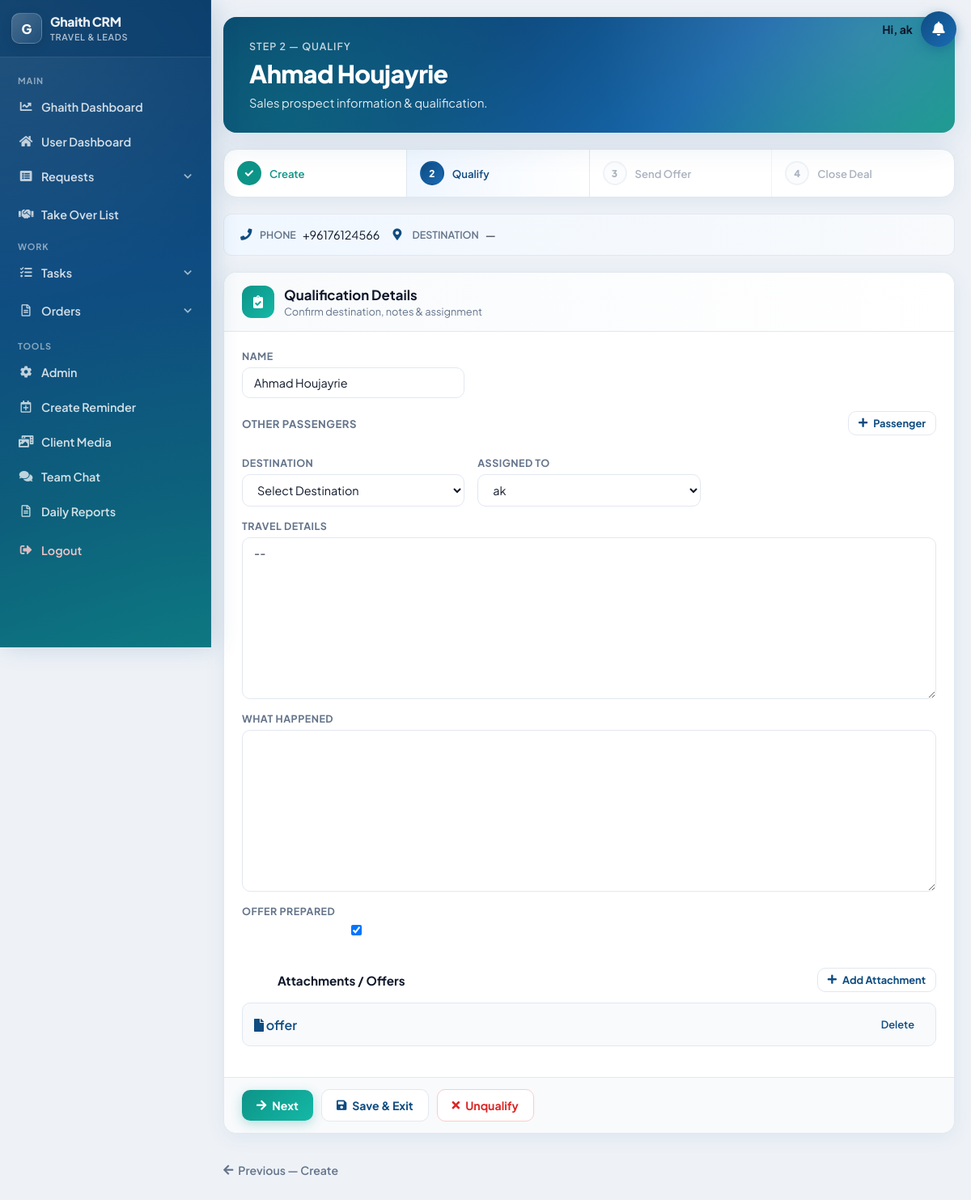
/qualify/5/ (signed in), run on the app's committed database.
### display/models.py (models this page shows, shortened)
class Lead(models.Model):
    reason_of_travel = models.TextField(blank=True, null=True)
    why_this_destination = models.TextField(blank=True, null=True)
    travel_dates_flexible = models.BooleanField(blank=True, default=False)
    budget_range_from = models.PositiveIntegerField(blank=True, null=True)
    budget_range_to = models.PositiveIntegerField(blank=True, null=True)
    name = models.CharField(max_length=100)
    email = models.EmailField(blank=True, null=True)
    country_code = models.CharField(max_length=5, default='+961')
    phone = models.CharField(max_length=15)
    CHANNEL_CHOICES = [
        ('', 'Select Channel'),
        ('Facebook', 'Facebook'),
        ('Whatsapp', 'Whatsapp'),
        ('Referral', 'Referral'),
        ('Direct', 'Direct'),
        ('Website', 'Website'),
        ('Instagram', 'Instagram'),
    ]
    channel = models.CharField(max_length=100, choices=CHANNEL_CHOICES, blank=True)
    SERVICE_CHOICES = [
        ('hotel', 'Hotel'),
        ('ticket', 'Ticket'),
        ('visa', 'Visa'),
        ('package', 'Package'),
        ('travel insurance', 'Travel Insurance'),
    ]
    STATUS_CHOICES = [
        ('onhold', 'On Hold'),
        ('processing', 'Processing'),
        ('negotiation', 'Negotiation'),
        ('finalized', 'Finalized'),
        ('followup', 'Follow-Up'),
        ('done', 'Unqualified'),
    ]
    type_of_service = models.CharField(max_length=50, choices=SERVICE_CHOICES, blank=True, default='')
    status = models.CharField(max_length=50, choices=STATUS_CHOICES, blank=True, default='onhold')
    status_changed_at = models.DateTimeField(null=True, blank=True)
    destination = models.CharField(max_length=200, blank=True, choices=get_destination_choices)
    pax = models.CharField(max_length=100, blank=True, default='')
    duration = models.CharField(max_length=200, blank=True, default='')
    travel_date_from = models.DateField(blank=True, null=True)
    travel_date_to = models.DateField(blank=True, null=True)
    selling_price = models.CharField(max_length=200, blank=True)
    net = models.CharField(max_length=200, blank=True, default='')
    profit = models.CharField(max_length=200, blank=True)
    date_notes = models.TextField(blank=True, null=True)
    special_request = models.TextField(blank=True)
    urgent = models.BooleanField(default=False)
    assignment_notes = models.TextField(blank=True)
    supplier = models.CharField(max_length=200, blank=True)
    sold = models.BooleanField(blank=True, default=False)
    lost = models.BooleanField(blank=True, default=False)
    finalization_notes = models.TextField(blank=True, null=True)
    assigned_to = models.ForeignKey(User, on_delete=models.CASCADE, related_name="current")
    assigned_at = models.DateTimeField(null=True, blank=True)
    attachments = models.ManyToManyField(Attachment, blank=True)
    follow_up = models.DateField(blank=True, null=True)
    created_at = models.DateTimeField(auto_now_add=True, editable=False)
    last_modified = models.DateTimeField(auto_now=True, editable=True)
    takeover = models.BooleanField(default=True)
    special_takeover = models.BooleanField(default=False)  # New field
    takeover_added_at = models.DateTimeField(null=True, blank=True)
    period = models.PositiveIntegerField(default=20)
    is_archived = models.BooleanField(default=False)
    offer_prepared = models.BooleanField(default=False)
    offer_details = models.TextField(blank=True, null=True)
    moved_to_negotiation = models.BooleanField(default=False)  # New field

class Attachment(models.Model):
    attachment_name = models.CharField(max_length=100, blank=True)
    file = models.FileField(upload_to='static/attachments/%Y/%m/%d/')
    uploaded_at = models.DateTimeField(auto_now_add=True)

### display/views.py (the view)
# urls.py: path('qualify/<int:lead_id>/', views.qualify_lead, name='qualify_lead'),
@login_required(login_url="/login")
def qualify_lead(request, lead_id):
    main_lead = Lead.objects.get(pk=lead_id)
    if request.method == 'POST':
        form = QualificationForm(request.POST, instance=main_lead)
        if form.is_valid():
            lead = form.save(commit=False)
            if not lead.type_of_service:
                lead.type_of_service = ''
            if not lead.duration:
                lead.duration = ''
            if not lead.pax:
                lead.pax = ''
            if "submit_next" in request.POST:
                lead.status = "negotiation"
                lead.status_changed_at = now()
                lead.period = 10
                lead.save()
                save_lead_passengers(lead, request.POST.getlist('passenger_names'))
                return redirect('deal_lead', lead_id=lead.pk)
            elif "submit_exit" in request.POST:
                lead.status = "processing"
                lead.status_changed_at = now()
                lead.save()
                save_lead_passengers(lead, request.POST.getlist('passenger_names'))
                return redirect('display_data')
            elif "submit_unqualified" in request.POST:
                lead.status = "done"
                lead.lost = True
                lead.save()
                save_lead_passengers(lead, request.POST.getlist('passenger_names'))
                return redirect('display_data')
    else:
        form = QualificationForm(instance=main_lead)
    return render(request, "qualification_form.html", {'lead': main_lead,
                                                       'form': form})

### display/forms.py
class QualificationForm(forms.ModelForm):
    class Meta:
        model = Lead
        fields = [
            'name', 'destination', 'date_notes',
            'special_request', 'urgent', 'assignment_notes',
            'assigned_to', 'follow_up', 'reason_of_travel',
            'why_this_destination',
            'budget_range_from', 'budget_range_to', 'finalization_notes',
            'offer_prepared'
        ]
        widgets = {
            'follow_up': forms.DateInput(attrs={'type': 'date'}),
            'offer_prepared': forms.CheckboxInput(attrs={'class': 'form-check-input'}),
        }

### display/models.py (called while the page is built)
def get_destination_choices():
    choices = [('', 'Select Destination')]
    try:
        destinations = Destination.objects.all().order_by('name')
        choices.extend([(d.name, d.name) for d in destinations])
    except Exception:
        pass
    return choices

### display/templates/qualification_form.html (shortened to what this page needs)
<!DOCTYPE html>
<html lang="en">
<head>
</head>
<body>
{% include 'navbar.html' %}
<div class="req-wrap">
    <header class="req-hero">
        <div class="req-hero__bg"></div>
        <div class="req-hero__content">
            <div class="req-hero__eyebrow">Step 2 — Qualify</div>
            <h1 class="req-hero__title">{{ lead.name }}</h1>
            <p class="req-hero__sub">Sales prospect information &amp; qualification.</p>
        </div>
    </header>
    {% include 'shared/workflow_stepper.html' with workflow_step=2 lead=lead %}
    <div class="req-lead-banner">
        <div class="req-lead-banner__item"><i class="fas fa-phone"></i><strong>Phone</strong> {{ lead.phone }}</div>
        <div class="req-lead-banner__item"><i class="fas fa-map-marker-alt"></i><strong>Destination</strong> {{ lead.destination|default:"—" }}</div>
    </div>
    <div class="req-card">
        <div class="req-card__head">
            <div class="req-card__head-left">
                <div class="req-card__icon req-card__icon--teal"><i class="fas fa-clipboard-check"></i></div>
                <div>
                    <h2 class="req-card__title">Qualification Details</h2>
                    <p class="req-card__sub">Confirm destination, notes &amp; assignment</p>
                </div>
            </div>
        </div>
        <form method="post" id="info_form">
            <div class="req-card__body">
                <div class="req-grid">
                    <div class="req-field">
                        <label for="id_name">Name</label>
                        {{ form.name }}
                    </div>
                    <div class="req-field req-field--full">
                        {% include 'shared/passengers_field.html' with lead=lead %}
                    </div>
                    <div class="req-field">
                        <label for="id_destination">Destination</label>
                        {{ form.destination }}
                    </div>
                    <div class="req-field">
                        <label for="id_assigned_to">Assigned To</label>
                        {{ form.assigned_to }}
                    </div>
                    <div class="req-field req-field--full">
                        <label for="id_reason_of_travel">Travel Details</label>
                        {{ form.reason_of_travel }}
                    </div>
                    <div class="req-field req-field--full">
                        <label for="id_finalization_notes">What Happened</label>
                        {{ form.finalization_notes }}
                    </div>
                    <div class="req-field">
                        <label for="id_offer_prepared">Offer Prepared</label>
                        {{ form.offer_prepared }}
                    </div>
                </div>
                <div style="margin-top:24px">
                    <div class="req-card__head" style="padding:12px 0;border:none;background:none">
                        <div class="req-card__head-left">
                            <div class="req-card__icon req-card__icon--indigo" style="width:32px;height:32px;font-size:.85rem"><i class="fas fa-paperclip"></i></div>
                            <h3 class="req-card__title" style="font-size:.95rem">Attachments / Offers</h3>
                        </div>
                        <a href="{% url 'add_attachment' pk=lead.id %}" class="req-btn req-btn--outline req-btn--sm"><i class="fas fa-plus"></i> Add Attachment</a>
                    </div>
                    {% if lead.attachments.all %}
                    <ul class="req-attach-list">
                        {% for attachment in lead.attachments.all %}
                        <li class="req-attach-item">
                            <a href="{{ attachment.file.url }}" target="_blank" rel="noopener noreferrer"><i class="fas fa-file"></i> {{ attachment.attachment_name }}</a>
                            <a href="{% url 'delete_attachment' lead_id=lead.id attachment_id=attachment.pk %}" class="req-link--danger req-btn--sm">Delete</a>
                        </li>
                        {% endfor %}
                    </ul>
                    {% else %}
                    <div class="req-empty" style="padding:24px"><i class="fas fa-folder-open"></i>No offers attached yet.</div>
                    {% endif %}
                </div>
            </div>
            <div class="req-card__foot">
                <button type="submit" class="req-btn req-btn--accent" name="submit_next"><i class="fas fa-arrow-right"></i> Next</button>
                <button type="submit" class="req-btn req-btn--outline" name="submit_exit"><i class="fas fa-save"></i> Save &amp; Exit</button>
                <button type="submit" class="req-btn req-btn--danger" name="submit_unqualified"><i class="fas fa-times"></i> Unqualify</button>
            </div>
        </form>
    </div>
    <a href="{% url 'edit_creation_lead' lead.pk %}" class="req-nav-back"><i class="fas fa-arrow-left"></i> Previous — Create</a>
</div>
</body>
</html>

### display/templates/shared/notification_bell.html (shortened to what this page needs)
{% load static %}
{% if user.is_authenticated %}
<link rel="stylesheet" href="{% static 'css/crm-notifications.css' %}">
<div class="crm-notify" id="crmNotify">
  <span class="crm-notify__greeting">Hi, {% if user.get_full_name %}{{ user.get_full_name }}{% else %}{{ user.username }}{% endif %}</span>
  <button type="button" class="crm-notify__bell" id="crmNotifyBell" aria-label="Notifications" aria-expanded="false">
    <i class="fas fa-bell"></i>
  </button>
</div>
{% endif %}

### static/css/app-modern-global.css (style rules this page uses)
body.has-unified-nav { font-family: var(--req-font, 'Plus Jakarta Sans', system-ui, sans-serif); background: var(--req-bg, #eef2f7); color: var(--req-text, #0f172a); margin: 0; padding: 0 20px 48px 276px !important; min-height: 100vh; -webkit-font-smoothing: antialiased; }
body.has-unified-nav .container, body.has-unified-nav .req-wrap { max-width: 1280px; margin: 0 auto; padding: 0; width: 100%; box-sizing: border-box; }
body.has-unified-nav .filter-select, body.has-unified-nav .filter-input, body.has-unified-nav .search-input, body.has-unified-nav input[type="text"], body.has-unified-nav input[type="date"], body.has-unified-nav input[type="month"], body.has-unified-nav input[type="datetime-local"], body.has-unified-nav input[type="email"], body.has-unified-nav input[type="number"], body.has-unified-nav select, body.has-unified-nav textarea, body.has-unified-nav .form-control { border: 1.5px solid var(--req-border); border-radius: var(--req-radius-sm); padding: 9px 14px; font-family: var(--req-font); font-size: .9rem; color: var(--req-text); background: #fff; box-sizing: border-box; }

### static/css/crm-notifications.css (style rules this page uses)
.crm-notify { position: fixed; top: 14px; right: 18px; z-index: 1003; display: flex; align-items: center; gap: 10px; }
.crm-notify__greeting { font-size: 0.88rem; font-weight: 700; color: var(--req-text, #0f172a); white-space: nowrap; max-width: 200px; overflow: hidden; text-overflow: ellipsis; font-family: var(--req-font, 'Plus Jakarta Sans', system-ui, sans-serif); }
.crm-notify__bell { position: relative; width: 44px; height: 44px; border: 0; border-radius: 50%; background: linear-gradient(135deg, var(--req-primary, #0f4c81), var(--req-primary-light, #1a6bb5)); color: #fff; font-size: 1.1rem; cursor: pointer; box-shadow: 0 4px 14px rgba(15, 76, 129, 0.35); }

### data on the page
Lead: name "Ahmad Houjayrie", phone "+96176124566", destination "—", destination "Select Destination", assigned_to "ak", reason_of_travel "--", offer_prepared "☑"
Attachment: attachment_name "offer"

### other printed values
{{ user.username }} "ak"
